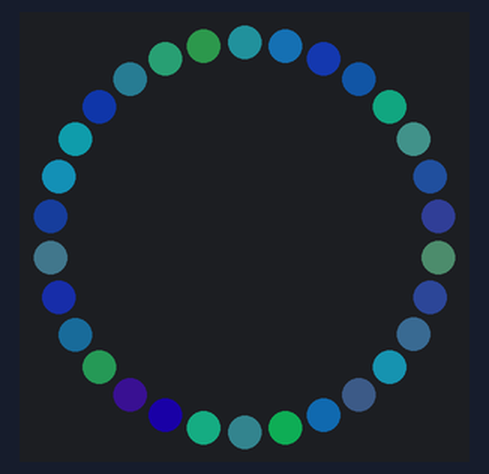
Recording of a program running on a simulated Circuit Playground running CircuitPython. Shown: 30 RGB LEDs in a ring, first at the top, clockwise. Dim RGB values are drawn brighter than linear; random numbers come from a fixed seed.

Above: at 0.45 s.
At 6.25 s:
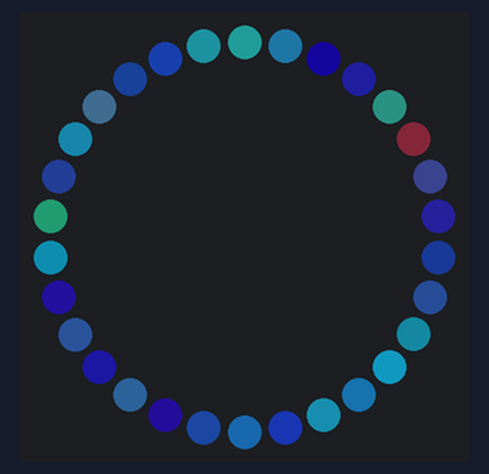
At 10.23 s:
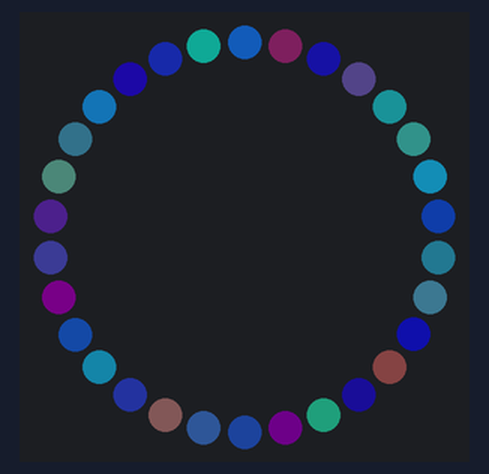
At 20.01 s:
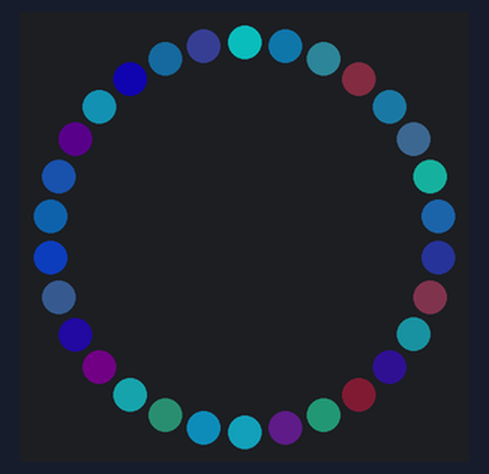
At 29.79 s:
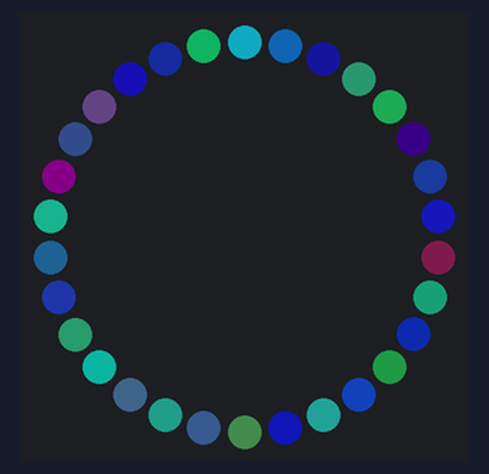
At 39.57 s:
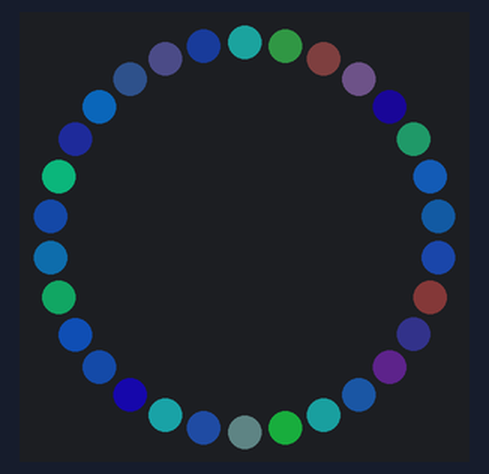

The program:

cpx_code.py
```python
# Use the 10 NeoPixels on Circuit Playground Express via the
#   Adafruit neopixel library

###
### settable Pulse, Cycle, and Pixels_used
###

import time
import neopixel
import board

try:
    import urandom as random
except ImportError:
    import random

pulse = 1
cycle = 1
cycle_speed = 0 # 0, 1, 2
# Set up the 10 Circuit Playground Express NeoPixels half bright
#CPX_pixels = neopixel.NeoPixel(board.NEOPIXEL, 10, brightness=0.5)
pixels = neopixel.NeoPixel(board.A1, 30, brightness=0.4, auto_write=False)

num_pixels = 30
pixels_used = 30 # 20
ctr = 0
ctr2 = 0

maxblue = 220
maxgreen = 200
maxred = 20

bubble = float(num_pixels)
bubble_speed = 1.21
bubble2 = 7.0
bubble2_speed = 0.5

p = []
ps = []

# initialize
for i in range(0, num_pixels):
    #s = random.randint(1,3)
    s = 9
    #speed.append(9)
    d = 1
    maxi = random.randint(50,255)
    m = random.randint(50,maxblue)
    ###m = 250 - int(float(i / num_pixels) * pixels_used) * 12
    #maxi = 245
    b = random.randint(15, m)
    ###b = m
    #blue.append(15)
    g = random.randint(0,maxgreen)
    ###g = 0
    p = [s, d, m, b, g]
    if i <= pixels_used:
        ps.append(p)
	#ps.append([9,1,255-i*12-13,255-i*12-13,(255-i*12-13)/10])
    else:
        ps.append([0,0,1,0,0])

# main loop
while True:

    for p in range(0, num_pixels):
        #brt = blue[p]
        brt = ps[p][3]
        #grn = int(green[p] * blue[p] / maximum[p])
        #grn = green[p]
        grn = int(ps[p][4] * brt / ps[p][2])
        #grn = ps[p][4]
	red = random.randint(10,maxred)
        pixels[p] = (red, grn, brt)

        if pulse == 1:
        	ps[p][3] = ps[p][3] + ps[p][0] * ps[p][1]

        if ps[p][3] >= ps[p][2] or ps[p][3] < 15:
            ps[p][1] = -1 * ps[p][1]

        if ps[p][3] < 15:
            maxi = random.randint(60,maxblue)
            ps[p][2] = maxi
            ps[p][4] = random.randint(0,maxgreen) # green reset


    #pixels[int(bubble) % num_pixels] = (10, 10, 10)
    bubble = bubble - bubble_speed
    bubble2_idx = int(bubble2) % num_pixels
    bubble2 = bubble2 + bubble2_speed
    pixels.show()

    # delay to cycle
    if cycle == 1:
	    ctr = ctr + 1
	    if ctr > 25:

		    ctr2 = ctr2 + 1
		    if ctr2 > cycle_speed:

			    ctr2 = 0
			    pst = list(ps)
			    t1 = pst[0]
			    for i in range(0, len(ps)-1):
			        ps[i] = ps[i + 1]
			    ps[len(ps)-1] = t1
```
